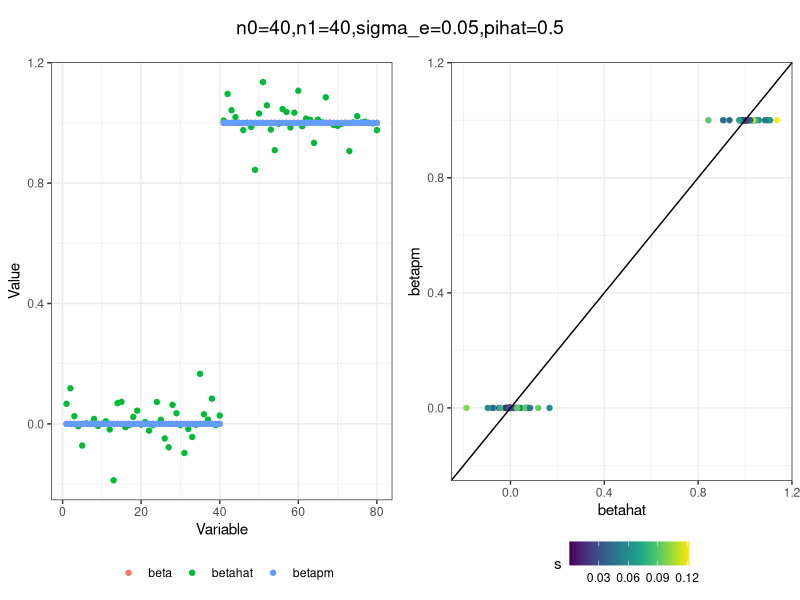
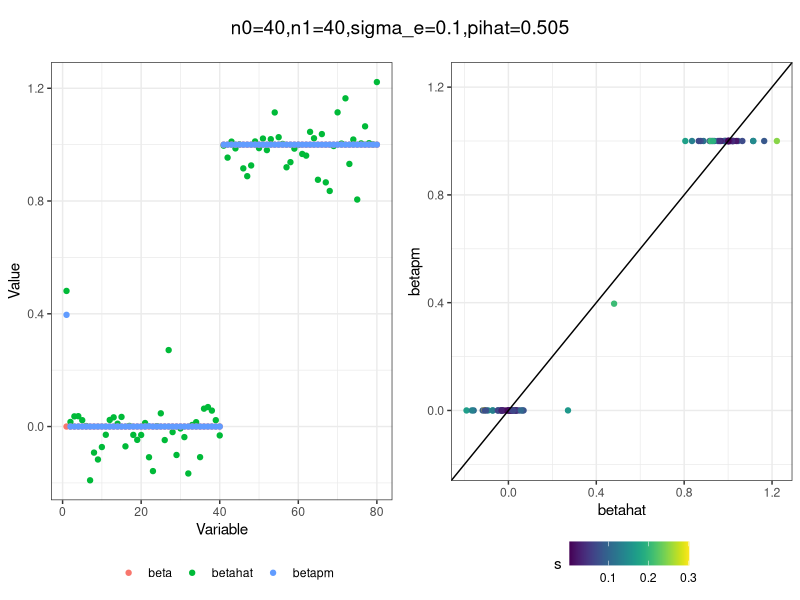
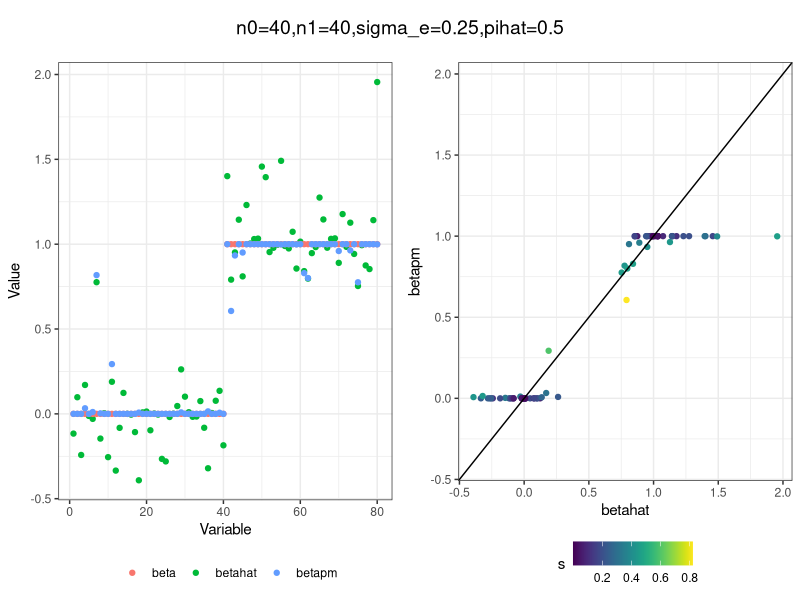
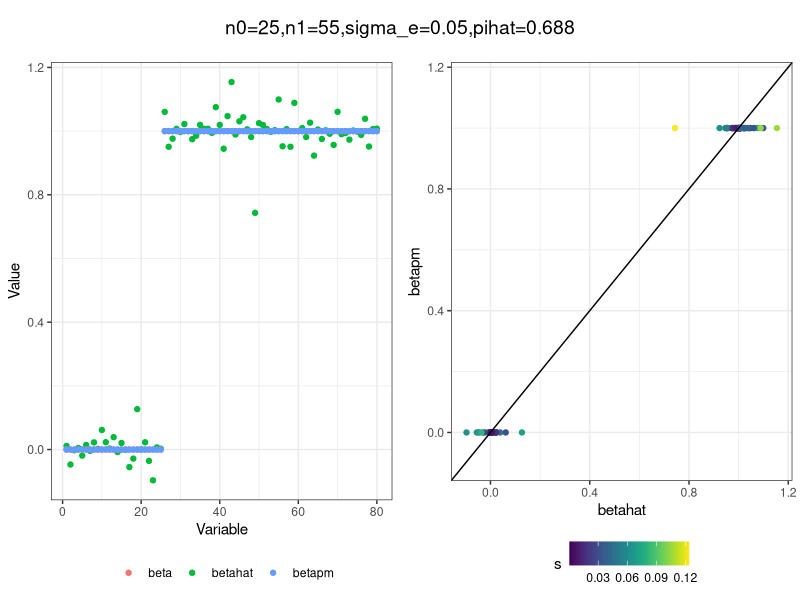
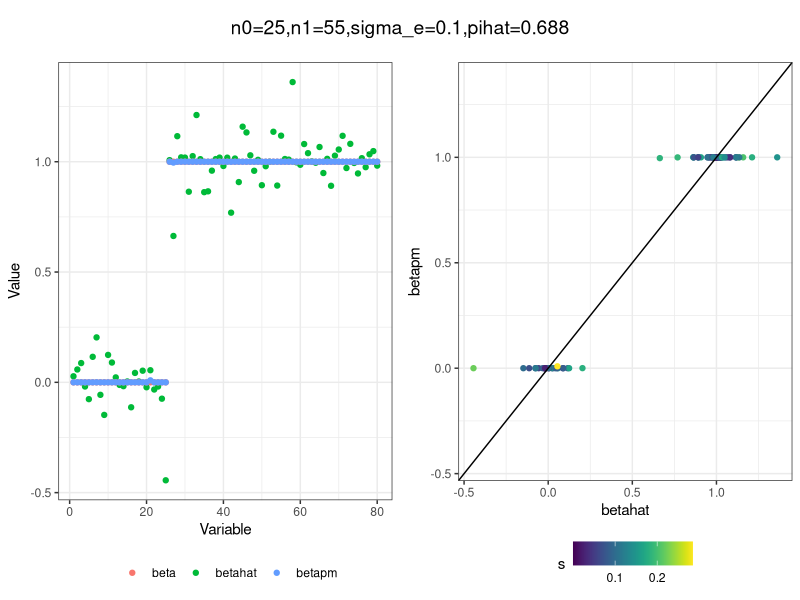
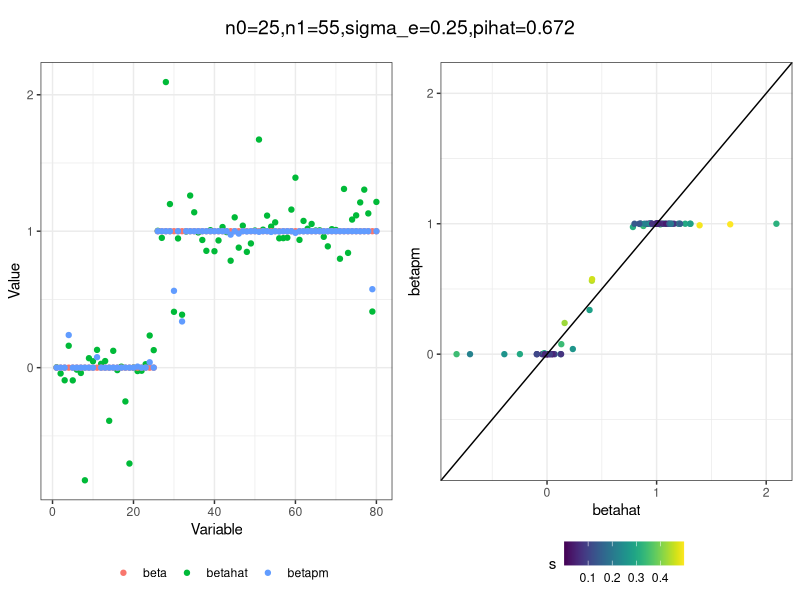
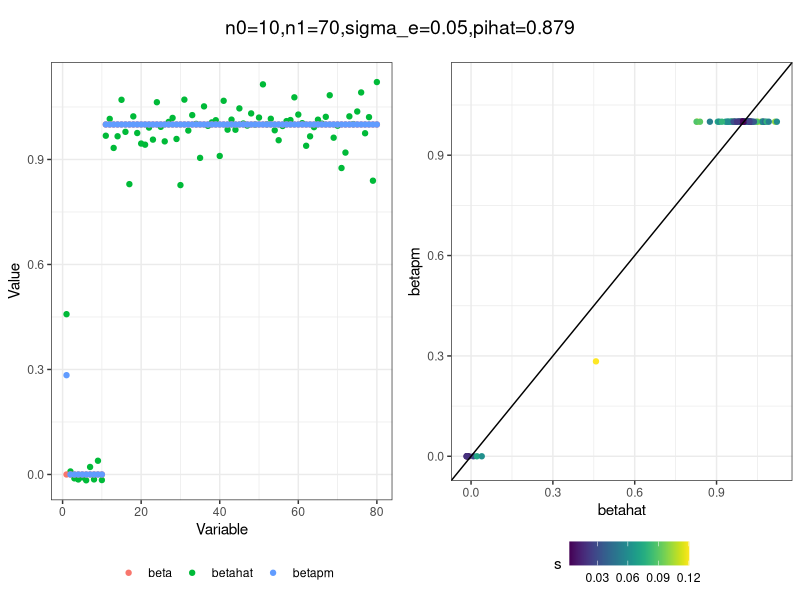
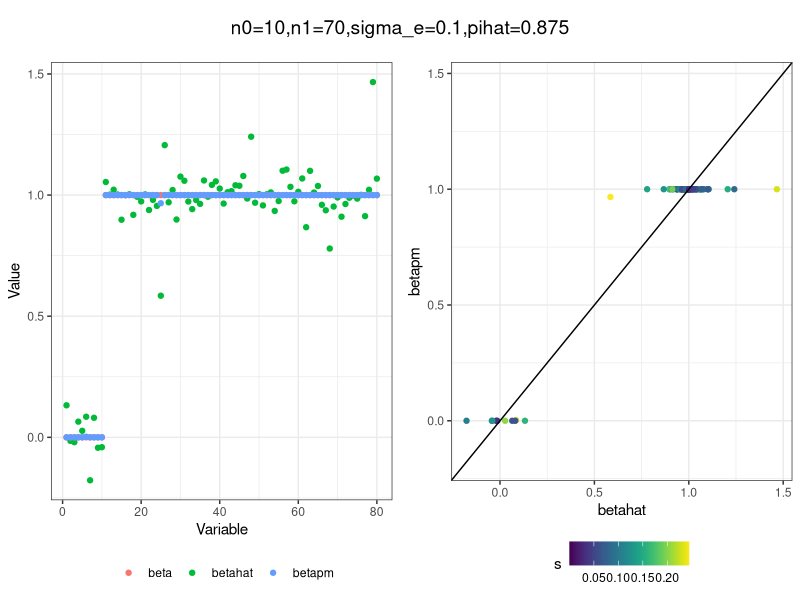

Write R code to recreate these figures, in order.
## ---- chunk 1
library(ggplot2)
library(dplyr)
library(tidyr)
## ---- chunk 2
# Simulation
sim = function(n0, n1, sigma_e){
  n = n0+n1
  beta = c(rep(0, n0), rep(1, n1))
  s = abs(rnorm(n, 0, sigma_e))
  betahat = rnorm(n, beta, s)
  return(list(betahat=betahat, s=s, beta=beta, n=n))
}


# Negative log marginal likelihood
nll = function(pi, data){
  betahat = data[[1]]
  s = data[[2]]
  liks = (1.0-pi) * dnorm(betahat, mean=0, sd=s) + pi * dnorm(betahat, mean=1, sd=s) 
  loglik = sum(log(liks))
  return(-loglik)
}

# Estimate pi by minimizes nll
est_pi = function(betahat, s){
  fit = optim(par=c(.5), 
              fn=nll, 
              data=list(betahat, s), 
              method="Brent", 
              lower=0, 
              upper=1)
  pihat = fit$par
  return(pihat)
}

# Estimate the post using bayes rule and plug in of pihat mle
est_post = function(betahat, s, pihat){
  c0 = dnorm(betahat, mean=0, sd=s) * (1 - pihat)
  c1 = dnorm(betahat, mean=1, sd=s) * pihat
  pm = c1 / (c0 + c1)
  return(pm)
}

# Viz
plot_sim = function(df, title){
  
  gath_df = df %>% gather(variable, value, -idx, -s)
  p0 = ggplot(gath_df, aes(x=idx, y=value, 
                        color=factor(variable, levels=c("beta", "betahat", "betapm")))) + 
      geom_point() + 
      theme_bw() +
      labs(color="") +
      xlab("Variable") + 
      ylab("Value") +
      theme(legend.position="bottom")
  
  min_betahat = min(df$betahat)
  max_betahat = max(df$betahat)
  p1 = ggplot(df, aes(betahat, betapm, color=s)) + 
       geom_point() + viridis::scale_color_viridis() + 
       theme_bw() + 
       theme(legend.position="bottom") +
       xlim(c(min_betahat, max_betahat)) +
       ylim(c(min_betahat, max_betahat)) + 
       geom_abline() 

  p = cowplot::plot_grid(p0, p1, nrow=1) 
  title = cowplot::ggdraw() + cowplot::draw_label(title)
  print(cowplot::plot_grid(title, p, ncol=1, rel_heights=c(0.1, 1)))
  
}
## ---- chunk 3
n0 = c(rep(40, 3), rep(25, 3), rep(10, 3), rep(0, 3))
n1 = c(rep(40, 3), rep(55, 3), rep(70, 3), rep(80, 3))
sigma_e = rep(c(.05, .1, .25), 4)

for(i in 1:length(n0)){
  sim_res = sim(n0[i], n1[i], sigma_e[i])
  betahat = sim_res$betahat
  s = sim_res$s
  beta = sim_res$beta
  pihat = est_pi(betahat, s)
  betapm = est_post(betahat, s, pihat)
  df = data.frame(betahat=betahat, beta=beta, betapm=betapm, s=s, idx=1:length(betahat))
  title = paste0("n0=",n0[i], ",n1=", n1[i], ",sigma_e=", sigma_e[i], ",pihat=", round(pihat, digits=3))
  plot_sim(df, title)
}
